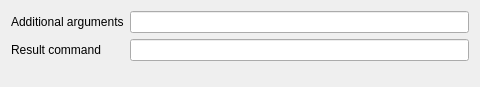
<?xml version="1.0" encoding="UTF-8"?>
<ui version="4.0">
 <class>Conan::Internal::InstallStepConfigWidget</class>
 <widget class="QWidget" name="Conan::Internal::InstallStepConfigWidget">
  <property name="geometry">
   <rect>
    <x>0</x>
    <y>0</y>
    <width>480</width>
    <height>87</height>
   </rect>
  </property>
  <property name="sizePolicy">
   <sizepolicy hsizetype="Preferred" vsizetype="MinimumExpanding">
    <horstretch>0</horstretch>
    <verstretch>0</verstretch>
   </sizepolicy>
  </property>
  <property name="windowTitle">
   <string/>
  </property>
  <layout class="QFormLayout" name="formLayout">
   <item row="0" column="0">
    <widget class="QLabel" name="additionalArgumentsLabel">
     <property name="text">
      <string>Additional arguments</string>
     </property>
    </widget>
   </item>
   <item row="0" column="1">
    <widget class="QLineEdit" name="additionalArgumentsLineEdit">
     <property name="enabled">
      <bool>true</bool>
     </property>
     <property name="readOnly">
      <bool>false</bool>
     </property>
    </widget>
   </item>
   <item row="1" column="0">
    <widget class="QLabel" name="resultCommandLabel">
     <property name="text">
      <string>Result command</string>
     </property>
    </widget>
   </item>
   <item row="1" column="1">
    <widget class="QLineEdit" name="resultCommandLineEdit">
     <property name="readOnly">
      <bool>true</bool>
     </property>
    </widget>
   </item>
  </layout>
 </widget>
 <resources/>
 <connections/>
</ui>
